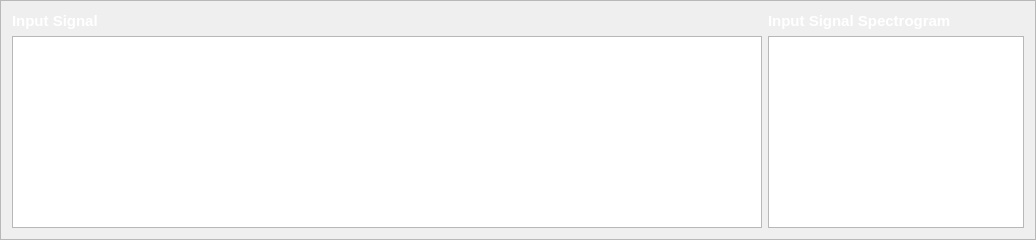
              <widget class="QFrame" name="frame_13">
               <property name="frameShape">
                <enum>QFrame::StyledPanel</enum>
               </property>
               <property name="frameShadow">
                <enum>QFrame::Raised</enum>
               </property>
               <layout class="QGridLayout" name="gridLayout_41">
                <item row="0" column="0">
                 <layout class="QGridLayout" name="gridLayout_42">
                  <property name="sizeConstraint">
                   <enum>QLayout::SetMinAndMaxSize</enum>
                  </property>
                  <item row="0" column="0">
                   <layout class="QGridLayout" name="gridLayout_43">
                    <item row="0" column="0">
                     <widget class="QLabel" name="label_32">
                      <property name="font">
                       <font>
                        <pointsize>11</pointsize>
                        <weight>75</weight>
                        <bold>true</bold>
                       </font>
                      </property>
                      <property name="styleSheet">
                       <string notr="true">color: rgb(255, 255, 255);</string>
                      </property>
                      <property name="text">
                       <string>Input Signal</string>
                      </property>
                     </widget>
                    </item>
                    <item row="1" column="0">
                     <widget class="PlotWidget" name="Animal_Sounds_Input_Signal_Graph">
                      <property name="sizePolicy">
                       <sizepolicy hsizetype="Expanding" vsizetype="Preferred">
                        <horstretch>0</horstretch>
                        <verstretch>0</verstretch>
                       </sizepolicy>
                      </property>
                      <property name="minimumSize">
                       <size>
                        <width>750</width>
                        <height>0</height>
                       </size>
                      </property>
                     </widget>
                    </item>
                   </layout>
                  </item>
                  <item row="0" column="1">
                   <layout class="QGridLayout" name="gridLayout_44">
                    <item row="0" column="0">
                     <widget class="QLabel" name="label_33">
                      <property name="font">
                       <font>
                        <pointsize>11</pointsize>
                        <weight>75</weight>
                        <bold>true</bold>
                       </font>
                      </property>
                      <property name="styleSheet">
                       <string notr="true">color: rgb(255, 255, 255);</string>
                      </property>
                      <property name="text">
                       <string>Input Signal Spectrogram</string>
                      </property>
                     </widget>
                    </item>
                    <item row="1" column="0">
                     <widget class="PlotWidget" name="Animal_Sounds_Input_Signal_Spectrogram">
                      <property name="sizePolicy">
                       <sizepolicy hsizetype="Expanding" vsizetype="Preferred">
                        <horstretch>0</horstretch>
                        <verstretch>0</verstretch>
                       </sizepolicy>
                      </property>
                      <property name="maximumSize">
                       <size>
                        <width>615</width>
                        <height>16777215</height>
                       </size>
                      </property>
                     </widget>
                    </item>
                   </layout>
                  </item>
                 </layout>
                </item>
               </layout>
              </widget>
